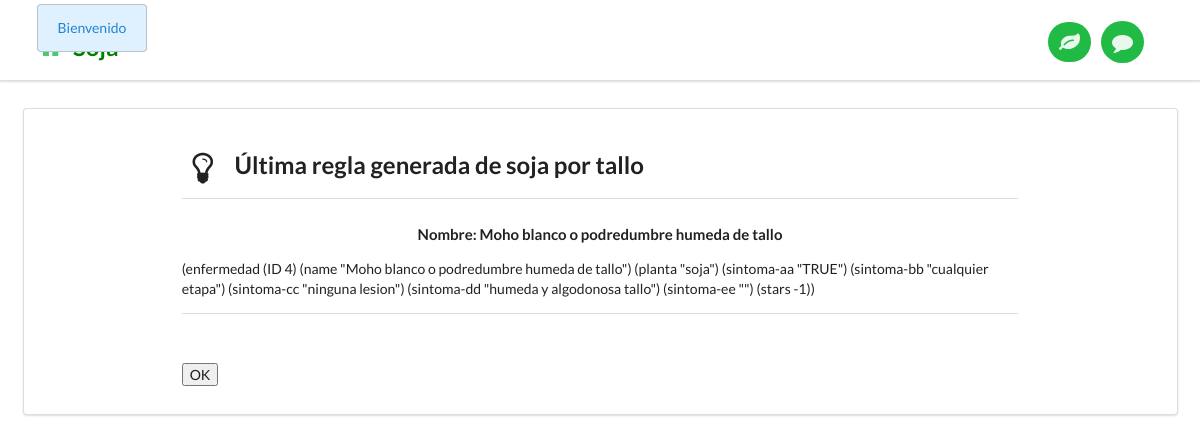
Screenshot of /escriturasota/ with the database file from the repository.
### core/models.py (models this page shows, shortened)
class Enfermedadsota(models.Model):
    name = models.CharField(max_length=50)
    description = models.TextField()
    images = models.IntegerField()
    planta = models.CharField(max_length=50)
    sintomaAA = models.CharField(max_length=50)
    sintomaBB = models.CharField(max_length=50)
    sintomaCC = models.CharField(max_length=50)
    sintomaDD = models.CharField(max_length=50)

### core/views.py (the view)
# urls.py: url(r'^escriturasota/$', views.escriturasotaPage, name='escriturasotaPage'),
@csrf_exempt
def escriturasotaPage(request):
    enfermedadsotamaiz = Enfermedadsota.objects.latest('id')
    return render(request, 'escriturasota.html', {'enfermedadsotamaiz':enfermedadsotamaiz})

### templates/escriturasota.html (shortened to what this page needs)
{% extends "basesoja.html" %}
{% load staticfiles %}
{% block css-files %}
  <link rel="stylesheet" href="{% static "css/common.css" %}"/>
  <link rel="stylesheet" href="{% static "css/preferences.css" %}"/>
{% endblock %}
{% block content %}
<div id="outer-box" style="display:none;">
<div id="preference-box" class="ui existing segment container grid">
  <div class="two wide column"></div>
  <form method="post" id="form-escritura" class="ui form twelve wide column" action="{% url 'escriturasota' %}">
    <h2 class="ui header">
      <i class="lightbulb icon"></i>
      <div class="content">
        Última regla generada de soja por tallo
      </div>
    </h2>
    <div class="ui divider"></div>
    <h4 id="supertitulo" class="ui center aligned header">Nombre: {{ enfermedadsotamaiz.name }} </h4>
    (enfermedad (ID {{ enfermedadsotamaiz.id }}) (name "{{ enfermedadsotamaiz.name }}") (planta "{{ enfermedadsotamaiz.planta }}") (sintoma-aa "{{ enfermedadsotamaiz.sintomaAA }}") (sintoma-bb "{{ enfermedadsotamaiz.sintomaBB }}") (sintoma-cc "{{ enfermedadsotamaiz.sintomaCC }}") (sintoma-dd "{{ enfermedadsotamaiz.sintomaDD }}") (sintoma-ee "{{ enfermedadsotamaiz.sintomaEE }}") (stars -1))
    <div class="ui divider"></div>
    <br>
    <div class="inline fields">
	<br>
        <input type="submit" value="OK" />
    </div>
  </form>
</div>
<div id="notification-box">
          <div id="the-cat-box">
          </div>
        </div>
</div>
{% endblock %}

### static/css/common.css (style rules this page uses)
body { padding-top: 74px; }
#notification-box { position: absolute; top:0px; }
#the-cat-box { float: left; height:73px; width: 180px; top:0px; overflow: hidden; }

### static/css/preferences.css (style rules this page uses)
#outer-box { position: fixed; overflow-y: scroll; width: 100%; height: 80%; z-index: 100; }

### rows the page displays
Enfermedadsota: name "Moho blanco o podredumbre humeda de tallo", id "4", planta "soja", sintomaAA "TRUE", sintomaBB "cualquier etapa", sintomaCC "ninguna lesion", sintomaDD "humeda y algodonosa tallo"
